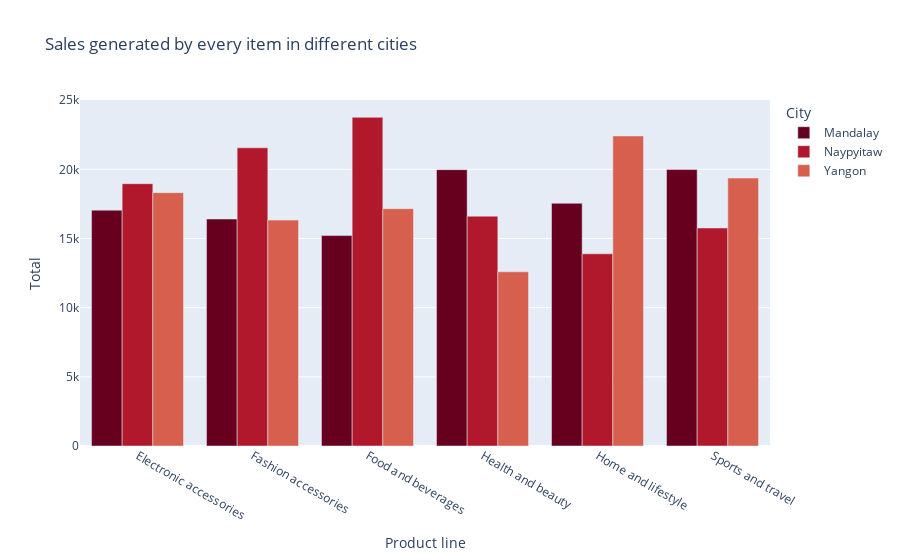

Notebook cell for this chart:
### Code cell
#plotting bar graph for Sales of products in each city
item_bar=px.bar(item_data,x='Product line',y='Total',color='City',barmode='group',title='Sales generated by every item in different cities',color_discrete_sequence=px.colors.sequential.RdBu)
item_bar.show()

### Figure 1 — Plotly figure (JSON) as saved in the notebook; plotly's stock layout.template omitted (floating-point values rounded to 4 significant figures)
{"data": [{"alignmentgroup": "True", "hovertemplate": "City=Mandalay<br>Product line=%{x}<br>Total=%{y}<extra></extra>", "legendgroup": "Mandalay", "marker": {"color": "rgb(103,0,31)"}, "name": "Mandalay", "offsetgroup": "Mandalay", "orientation": "v", "showlegend": true, "textposition": "auto", "type": "bar", "x": ["Electronic accessories", "Fashion accessories", "Food and beverages", "Health and beauty", "Home and lifestyle", "Sports and travel"], "xaxis": "x", "y": [17050.0, 16410.0, 15210.0, 19980.0, 17550.0, 19990.0], "yaxis": "y"}, {"alignmentgroup": "True", "hovertemplate": "City=Naypyitaw<br>Product line=%{x}<br>Total=%{y}<extra></extra>", "legendgroup": "Naypyitaw", "marker": {"color": "rgb(178,24,43)"}, "name": "Naypyitaw", "offsetgroup": "Naypyitaw", "orientation": "v", "showlegend": true, "textposition": "auto", "type": "bar", "x": ["Electronic accessories", "Fashion accessories", "Food and beverages", "Health and beauty", "Home and lifestyle", "Sports and travel"], "xaxis": "x", "y": [18970.0, 21560.0, 23770.0, 16620.0, 13900.0, 15760.0], "yaxis": "y"}, {"alignmentgroup": "True", "hovertemplate": "City=Yangon<br>Product line=%{x}<br>Total=%{y}<extra></extra>", "legendgroup": "Yangon", "marker": {"color": "rgb(214,96,77)"}, "name": "Yangon", "offsetgroup": "Yangon", "orientation": "v", "showlegend": true, "textposition": "auto", "type": "bar", "x": ["Electronic accessories", "Fashion accessories", "Food and beverages", "Health and beauty", "Home and lifestyle", "Sports and travel"], "xaxis": "x", "y": [18320.0, 16330.0, 17160.0, 12600.0, 22420.0, 19370.0], "yaxis": "y"}], "layout": {"barmode": "group", "legend": {"title": {"text": "City"}, "tracegroupgap": 0}, "title": {"text": "Sales generated by every item in different cities"}, "xaxis": {"anchor": "y", "domain": [0, 1], "title": {"text": "Product line"}}, "yaxis": {"anchor": "x", "domain": [0, 1], "title": {"text": "Total"}}}}
